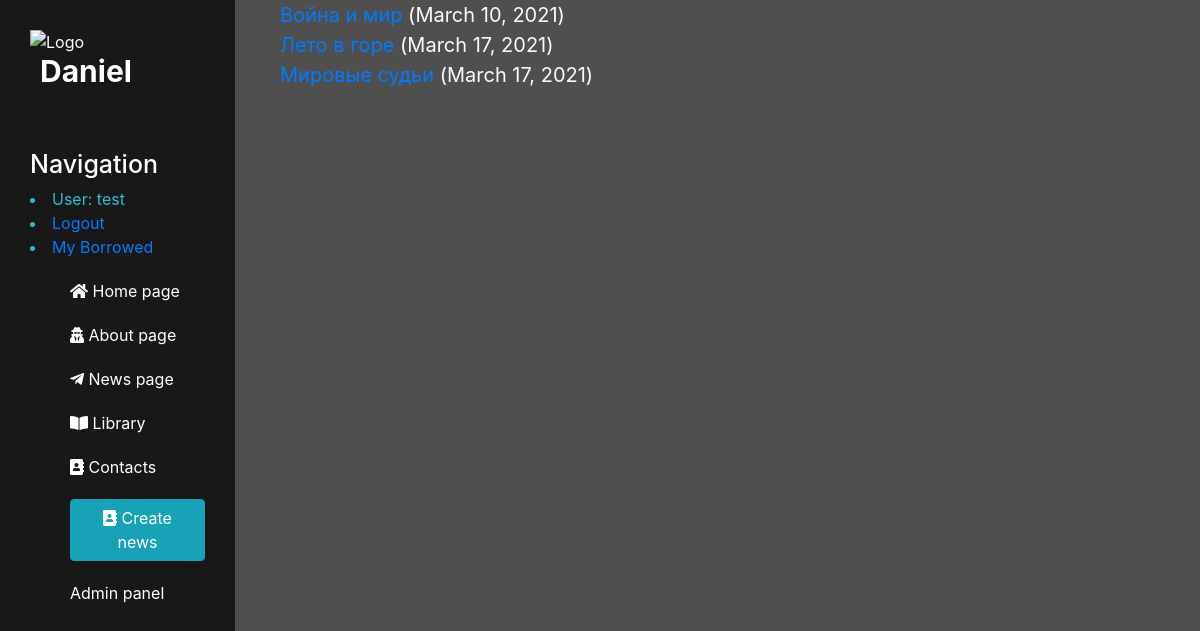
Page /library/borrowed/ (signed in) on the committed database.
### library/models.py (models this page shows, shortened)
class BookInstance(models.Model):
    id = models.UUIDField(primary_key=True, default=uuid.uuid4,
                          help_text="Unique ID for this particular book across whole library")
    book = models.ForeignKey('Book', on_delete=models.RESTRICT)
    imprint = models.CharField(max_length=200)
    due_back = models.DateField(null=True, blank=True)
    borrower = models.ForeignKey(User, on_delete=models.SET_NULL, null=True, blank=True)
    LOAN_STATUS = (
        ('m', 'Maintenance'),
        ('o', 'On loan'),
        ('a', 'Available'),
        ('r', 'Reserved'),
    )
    status = models.CharField(
        max_length=1,
        choices=LOAN_STATUS,
        blank=True,
        default='m',
        help_text='Book availability')
    class Meta:
        ordering = ["due_back"]
        permissions = (("can_mark_returned", "Set book as returned"),)
    @property
    def is_overdue(self):
        if self.due_back and date.today() > self.due_back:
            return True
        return False

class Book(models.Model):
    title = models.CharField(max_length=200)
    author = models.ForeignKey('Author', on_delete=models.SET_NULL, null=True)
    summary = models.TextField(max_length=1000, help_text="Enter a brief description of the book")
    isbn = models.CharField('ISBN', max_length=13,
                            help_text='13 Character <a href="https://www.isbn-international.org/content/what-isbn'
                                      '">ISBN number</a>')
    genre = models.ManyToManyField(Genre, help_text="Select a genre for this book")
    language = models.ForeignKey('Language', on_delete=models.SET_NULL, null=True)
    class Meta:
        ordering = ['title', 'author']
    def display_genre(self):
        """Creates a string for the Genre. This is required to display genre in Admin."""
        return ', '.join([genre.name for genre in self.genre.all()[:3]])
    display_genre.short_description = 'Genre'

### library/views.py (the view)
class LoanedBooksAllUserListView(LoginRequiredMixin, generic.ListView):
    model = BookInstance
    permission_required = 'library.can_mark_returned'
    template_name = 'library/bookinstance_list_borrowed_all.html'
    paginate_by = 10
    def get_queryset(self):
        return BookInstance.objects.filter(status__exact='o').order_by('due_back')

### templates/library/bookinstance_list_borrowed_all.html (shortened to what this page needs)
{% extends "main/layout.html" %}
{% block content %}
    {% if bookinstance_list %}
    <ul>
          {% for book_instance in bookinstance_list %}
          <li class="{% if book_instance.is_overdue %}text-danger{% endif %}">
           <a href="{% url 'book-detail' book_instance.book.pk %}">{{book_instance.book.title}}</a> ({{ book_instance.due_back }})
          </li>
          {% endfor %}
    </ul>
    {% else %}
      <p>There are no books borrowed.</p>
    {% endif %}
{% endblock %}

### templates/main/layout.html (shortened to what this page needs)
{% load static %}
<!doctype html>
<html lang="en">
<head>
    <link rel="stylesheet" href="https://stackpath.bootstrapcdn.com/bootstrap/4.5.2/css/bootstrap.min.css">
    <link rel="stylesheet" href="{% static 'main/css/main.css' %}">
    <link rel="stylesheet" href="https:/use.fontawesome.com/releases/v5.8.2/css/all.css">
</head>
<body>
    <aside>
        <img src="{% static 'main/img/Hezarfen-Space-Logo.png' %}" alt="Logo">
        <span class="logo">
            Daniel
        </span>
        <h3>Navigation</h3>
        {% if user.is_authenticated %}
        <li>
            User: {{ user.get_username }}
        </li>
            <li><a href="{% url 'logout'%}?next={{request.path}}">Logout</a></li>
            <li><a href="{% url 'my-borrowed' %}">My Borrowed</a></li>
        {% else %}
        <li><a href="{% url 'login'%}?next={{request.path}}">Login</a></li>
        {% endif %}
        {% block sidebar %}
        <ul>
            <a href="{% url 'home' %}"><li><i class="fas fa-home"></i> Home page</li></a>
            <a href="{% url 'about' %}"><li><i class="fas fa-user-secret"></i> About page</li></a>
            <a href="{% url 'news_home' %}"><li><i class="fab fa-telegram-plane"></i> News page</li></a>
            <a href="{% url 'library_home' %}"><li><i class="fas fa-book-open"></i> Library</li></a>
            <a href="{% url 'contacts' %}"><li><i class="fas fa-address-book"></i> Contacts</li></a>
            <a href="{% url 'create' %}"><li><button class="btn btn-info"> <i class="fas fa-address-book"></i> Create news</button></li></a>
            <a href="{% url 'admin' %}"><li>Admin panel</li></a>
        </ul>
        {% endblock %}
    </aside>
    <main>
        {% block content%}
        {% endblock %}
    </main>
</body>
</html>

### static/main/css/main.css (style rules this page uses)
body { background: #4f4f4f; }
aside { float: left; background: #181818; width: 20%; padding: 2.5%; height: 100vh; color: #fff; border-right: 5px solid #4d4d4d; }
main { margin-left: 20%; }
aside img { width: 100px; float: left; }
aside .logo { font-size: 30px; margin-left: 10px; font-weight: bold; position: relative; top: -5px; }
aside li { color: #2CBCCD; }
aside h3 { margin-top: 50px; font-size: 25px; }
aside ul { list-style: none; }
aside ul li { color: #fff; display: block; margin-top: 20px; transition: transform .6s ease; }
main ul li { display: block; font-size: 20px; width: 75%; color: #fbfbfc; }

### rows in the picture
BookInstance: book "Война и мир", due_back "March 10, 2021"
BookInstance: book "Лето в горе", due_back "March 17, 2021"
BookInstance: book "Мировые судьи", due_back "March 17, 2021"

### other values in the picture
{{ user.get_username }} "test"
